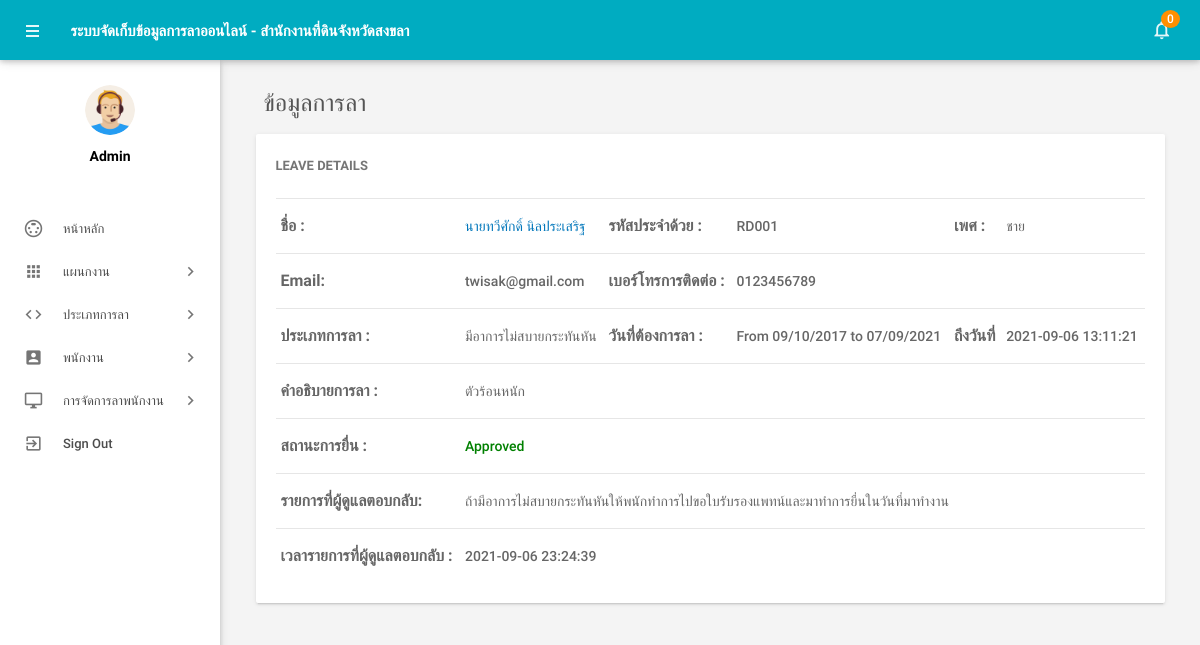
The page /admin/leave-details.php?leaveid=2 (signed in) on the database its author committed.
### tables this page shows
CREATE TABLE IF NOT EXISTS tblleaves(
  `id` int(11) NOT NULL,
  `LeaveType` varchar(110) NOT NULL,
  `ToDate` varchar(120) NOT NULL,
  `FromDate` varchar(120) NOT NULL,
  `Description` mediumtext NOT NULL,
  `PostingDate` timestamp NOT NULL DEFAULT CURRENT_TIMESTAMP,
  `AdminRemark` mediumtext,
  `AdminRemarkDate` varchar(120) DEFAULT NULL,
  `Status` int(1) NOT NULL,
  `IsRead` int(1) NOT NULL,
  `empid` int(11) DEFAULT NULL
)CHARACTER SET utf8;

CREATE TABLE IF NOT EXISTS tblemployees(
 `id` int(11) NOT NULL,
  `EmpId` varchar(100) NOT NULL,
  `FirstName` varchar(150) NOT NULL,
  `LastName` varchar(150) NOT NULL,
  `EmailId` varchar(200) NOT NULL,
  `Password` varchar(180) NOT NULL,
  `Gender` varchar(100) NOT NULL,
  `Dob` varchar(100) NOT NULL,
  `Department` varchar(255) NOT NULL,
  `Address` varchar(255) NOT NULL,
  `City` varchar(200) NOT NULL,
  `Country` varchar(150) NOT NULL,
  `Phonenumber` char(11) NOT NULL,
  `Status` int(1) NOT NULL,
  `RegDate` timestamp NOT NULL DEFAULT CURRENT_TIMESTAMP
)CHARACTER SET utf8;

### admin/leave-details.php (the view, shortened to what this page needs)
<?php
include('includes/config.php');
if(strlen($_SESSION['alogin'])==0)
    {
header('location:index.php');
}
else{
 ?>
<!DOCTYPE html>
<html lang="en">
    <head>
        <link type="text/css" rel="stylesheet" href="../assets/plugins/materialize/css/materialize.min.css"/>
        <link href="../assets/plugins/material-preloader/css/materialPreloader.min.css" rel="stylesheet">
        <link href="../assets/plugins/datatables/css/jquery.dataTables.min.css" rel="stylesheet">
                <link href="../assets/plugins/google-code-prettify/prettify.css" rel="stylesheet" type="text/css"/>
        <link href="../assets/css/alpha.min.css" rel="stylesheet" type="text/css"/>
        <link href="../assets/css/custom.css" rel="stylesheet" type="text/css"/>
    </head>
    <body>
       <?php include('includes/header.php');?>
       <?php include('includes/sidebar.php');?>
            <main class="mn-inner">
                <div class="row">
                    <div class="col s12">
                        <div class="page-title" style="font-size:24px;">ข้อมูลการลา</div>
                    </div>
                    <div class="col s12 m12 l12">
                        <div class="card">
                            <div class="card-content">
                                <span class="card-title">Leave Details</span>
                                <table id="example" class="display responsive-table ">
                                    <tbody>
<?php
$lid=intval($_GET['leaveid']);
$sql = "SELECT tblleaves.id as lid,tblemployees.FirstName,tblemployees.LastName,tblemployees.EmpId,tblemployees.id,tblemployees.Gender,tblemployees.Phonenumber,tblemployees.EmailId,tblleaves.LeaveType,tblleaves.ToDate,tblleaves.FromDate,tblleaves.Description,tblleaves.PostingDate,tblleaves.Status,tblleaves.AdminRemark,tblleaves.AdminRemarkDate from tblleaves join tblemployees on tblleaves.empid=tblemployees.id where tblleaves.id=:lid";
$query = $dbh -> prepare($sql);
$query->bindParam(':lid',$lid,PDO::PARAM_STR);
$query->execute();
$results=$query->fetchAll(PDO::FETCH_OBJ);
$cnt=1;
if($query->rowCount() > 0)
{
foreach($results as $result)
{
      ?>
                                        <tr>
                                            <td style="font-size:16px;"> <b>ชื่อ :</b></td>
                                              <td><a href="editemployee.php?empid=<?php echo htmlentities($result->id);?>" target="_blank">
                                                <?php echo htmlentities($result->FirstName." ".$result->LastName);?></a></td>
                                              <td style="font-size:16px;"><b>รหัสประจำด้วย :</b></td>
                                              <td><?php echo htmlentities($result->EmpId);?></td>
                                              <td style="font-size:16px;"><b>เพศ :</b></td>
                                              <td><?php echo htmlentities($result->Gender);?></td>
                                          </tr>
                                          <tr>
                                             <td style="font-size:16px;"><b>Email:</b></td>
                                            <td><?php echo htmlentities($result->EmailId);?></td>
                                             <td style="font-size:16px;"><b>เบอร์โทรการติดต่อ :</b></td>
                                            <td><?php echo htmlentities($result->Phonenumber);?></td>
                                            <td>&nbsp;</td>
                                             <td>&nbsp;</td>
                                        </tr>
  <tr>
                                             <td style="font-size:16px;"><b>ประเภทการลา :</b></td>
                                            <td><?php echo htmlentities($result->LeaveType);?></td>
                                             <td style="font-size:16px;"><b>วันที่ต้องการลา :</b></td>
                                            <td>From <?php echo htmlentities($result->FromDate);?> to <?php echo htmlentities($result->ToDate);?></td>
                                            <td style="font-size:16px;"><b>ถึงวันที่</b></td>
                                           <td><?php echo htmlentities($result->PostingDate);?></td>
                                        </tr>
<tr>
                                             <td style="font-size:16px;"><b>คำอธิบายการลา : </b></td>
                                            <td colspan="5"><?php echo htmlentities($result->Description);?></td>
                                        </tr>
<tr>
<td style="font-size:16px;"><b>สถานะการยื่น :</b></td>
<td colspan="5"><?php $stats=$result->Status;
if($stats==1){
?>
<span style="color: green">Approved</span>
 <?php } if($stats==2)  { ?>
<span style="color: red">Not Approved</span>
<?php } if($stats==0)  { ?>
 <span style="color: blue">waiting for approval</span>
 <?php } ?>
</td>
</tr>
<tr>
<td style="font-size:16px;"><b>รายการที่ผู้ดูแลตอบกลับ: </b></td>
<td colspan="5"><?php
if($result->AdminRemark==""){
  echo "waiting for Approval";
}
else{
echo htmlentities($result->AdminRemark);
}
?></td>
 </tr>
 <tr>
<td style="font-size:16px;"><b>เวลารายการที่ผู้ดูแลตอบกลับ : </b></td>
<td colspan="5"><?php
if($result->AdminRemarkDate==""){
  echo "NA";
}
else{
echo htmlentities($result->AdminRemarkDate);
}
?></td>
 </tr>
                                         <?php $cnt++;} }?>
                                    </tbody>
                                </table>
                            </div>
                        </div>
                    </div>
                </div>
            </main>
        </div>
        <div class="left-sidebar-hover"></div>
    </body>
</html>
<?php } ?>

### rows shown on the page
tblleaves: tblemployees.FirstName+LastName "นายทวีศักดิ์ นิลประเสริฐ", tblemployees.EmpId "RD001", tblemployees.Gender "ชาย", tblemployees.EmailId "twisak@gmail.com", tblemployees.Phonenumber "0123456789", LeaveType "มีอาการไม่สบายกระทันหัน", FromDate "09/10/2017", ToDate "07/09/2021", PostingDate "2021-09-06 13:11:21", Description "ตัวร้อนหนัก", Status "Approved", AdminRemark "ถ้ามีอาการไม่สบายกระทันหันให้พนักทำการไปขอใบรับรองแพทน์และมาทำการยื่นในวันที่มาทำงาน", AdminRemarkDate "2021-09-06 23:24:39"

### other values the page prints
$unreadcount "0"
